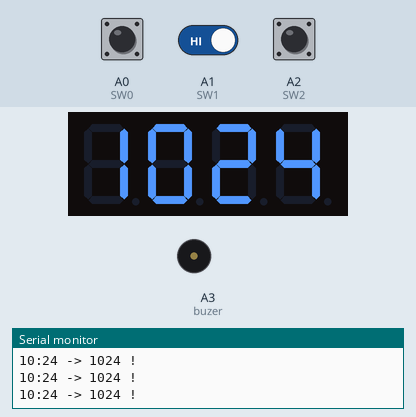
This sketch was run on a simulated Arduino Uno, built with avr-gcc and run on an emulated ATmega328P. Parts: 4-digit seven-segment display, buzzer (waves = sounding, pin HIGH), the last lines printed to the serial monitor. Wiring (inferred from the names in the program): DS1307 clock at I2C address 0x68; 4-digit 7-segment display, segments lit when LOW: segments pin 2, pin 3, pin 4, pin 5, pin 12, pin 7, pin 8, pin 13; digit selects pin 11, pin 10, pin 9, pin 6. The test bench sets the inputs (shaded band); at power-on: A0 (SW0) HIGH, A1 (SW1) HIGH, A2 (SW2) HIGH. The local clock reads 2024-03-15 10:24:30 at power-on unless the sketch sets it; the segment pins are drawn as the display they are named for; pins used as bus, display or sensor lines are not drawn.

Above: at 4.3 s.
4.4 s: A0 (SW0) pulled LOW for 1.55 s
At 6.4 s:
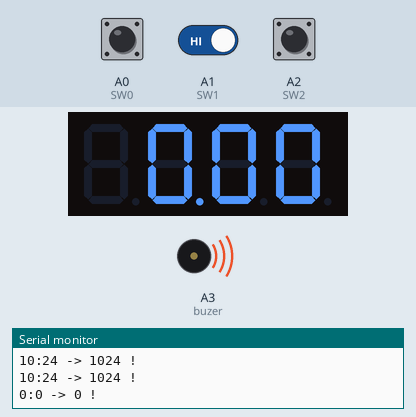
8.7 s: A0 (SW0) pulled LOW for 3.2 s
At 10.6 s:
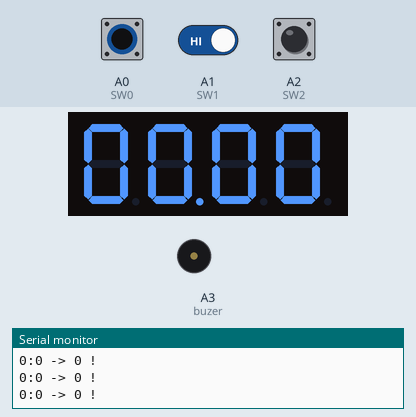
13.4 s: A0 (SW0) driven LOW and A1 (SW1) driven LOW
15.8 s: A1 (SW1) driven HIGH
17.5 s: A2 (SW2) pulled LOW for 3.2 s
At 21.6 s:
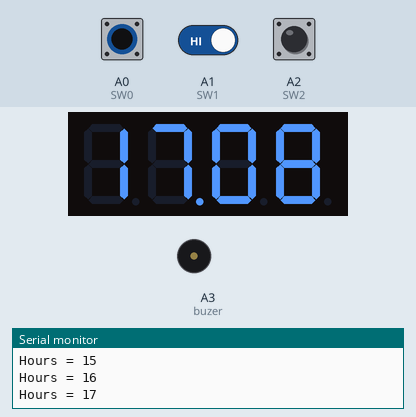
22.2 s: A0 (SW0) driven HIGH
Timing chart, 0 to 25.2 s (numbered marks = the images above; inputs shaded):
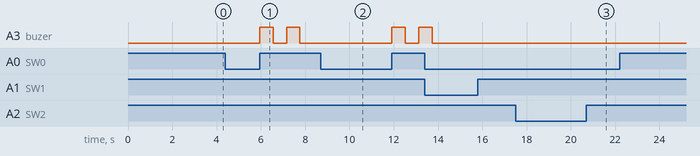

Measured:
- after the input at 4.4 s, A3 (buzer): alternates HIGH for 0.60 s and LOW for 0.60 s, starting after 1.6 s; the display: first changes after 0.44 s (image 1 shows a later state)
- after the input at 8.7 s, A3 (buzer): LOW → HIGH after 3.2 s, → LOW 0.60 s later, → HIGH 0.60 s later; the display: first differs from a run without the input after 0.92 s (image 2)
- after the input at 17.5 s, the display: first changes after 0.08 s (image 3 shows a later state)

The sketch:

hour_indicator_clock.ino
```cpp
/*
 4 digit 7 segment display: http://www.sparkfun.com/products/9483
 Datasheet: http://www.sparkfun.com/datasheets/Components/LED/7-Segment/YSD-439AR6B-35.pdf
 7 segments + 4 digits + 1 colon = 12 pins required for full control
 */
// modified connexion by niq_ro from http://nicuflorica.blogspot.com
// for my Luckylight KW4-563ASA
// dataseet: http://www.tme.eu/ro/Document/dfc2efde2e22005fd28615e298ea2655/KW4-563XSA.pdf

int digit1 = 11; //PWM Display pin 12 (digit1 is common anonds A1 from right side)
int digit2 = 10; //PWM Display pin 9 (digit2 is  common A2)
int digit3 = 9; //PWM Display pin 8 (digit3 is common anods A3)
int digit4 = 6; //PWM Display pin 6 (digit4 is common anods, from left side)

//Pin mapping from Arduino to the ATmega DIP28 if you need it
//http://www.arduino.cc/en/Hacking/PinMapping
int segA = 2; //Display pin 11
int segB = 3; //Display pin 7
int segC = 4; //Display pin 4
int segD = 5; //Display pin 2
int segE = 12; //Display pin 1
int segF = 7; //Display pin 10
int segG = 8; //Display pin 5
int segDP = 13; // Display pin 3

#include <Wire.h>
#include "RTClib.h"
RTC_DS1307 RTC;

// Date and time functions using a DS1307 RTC connected via I2C and Wire lib
// original sketck from http://learn.adafruit.com/ds1307-real-time-clock-breakout-board-kit/
// add part with SQW=1Hz from http://tronixstuff.wordpress.com/2010/10/20/tutorial-arduino-and-the-i2c-bus/
// add part with manual adjust http://www.bristolwatch.com/arduino/arduino_ds1307.htm


byte SW0 = A0;
byte SW1 = A1;
byte SW2 = A2;

// use for hexa in zecimal conversion
int zh, uh, ore;
int zm, um, miniti;

#define buzer A3  // pijn for active buzzer
int  hours, minutes, timp, seconds;


void setup() {

 //  Serial.begin(57600);
  Wire.begin();
  RTC.begin();
// RTC.adjust(DateTime(__DATE__, __TIME__));
// if you need set clock... just remove // from line above this

// part code for flashing LED
Wire.beginTransmission(0x68);
Wire.write(0x07); // move pointer to SQW address
// Wire.write(0x00); // turns the SQW pin off
 Wire.write(0x10); // sends 0x10 (hex) 00010000 (binary) to control register - turns on square wave at 1Hz
// Wire.write(0x13); // sends 0x13 (hex) 00010011 (binary) 32kHz

Wire.endTransmission();

  if (! RTC.isrunning()) {
    Serial.println("RTC is NOT running!");
    // following line sets the RTC to the date & time this sketch was compiled
    RTC.adjust(DateTime(__DATE__, __TIME__));
  }


  pinMode(segA, OUTPUT);
  pinMode(segB, OUTPUT);
  pinMode(segC, OUTPUT);
  pinMode(segD, OUTPUT);
  pinMode(segE, OUTPUT);
  pinMode(segF, OUTPUT);
  pinMode(segG, OUTPUT);
  pinMode(segDP, OUTPUT);

  pinMode(digit1, OUTPUT);
  pinMode(digit2, OUTPUT);
  pinMode(digit3, OUTPUT);
  pinMode(digit4, OUTPUT);

//  pinMode(13, OUTPUT);

 Serial.begin(9600);
 Serial.println("test for niq_ro");

 pinMode(SW0, INPUT);  // for this use a slide switch
  pinMode(SW1, INPUT);  // N.O. push button switch
  pinMode(SW2, INPUT);  // N.O. push button switch

  digitalWrite(SW0, HIGH); // pull-ups on
  digitalWrite(SW1, HIGH);
  digitalWrite(SW2, HIGH);

  pinMode(buzer, OUTPUT);  // buzzer pin as output
  digitalWrite(buzer, LOW);  // buzzer is mtted

}

void loop() {
digitalWrite(segDP, HIGH);
  DateTime now = RTC.now();
  hours = now.hour();
  minutes = now.minute();
  seconds = now.second();
  timp = hours*100 + minutes;

//   int timp = (now.minute(), DEC);
//   displayNumber(12); // this is number to diplay
//   int timp = 1234;
  Serial.print(now.hour(), DEC);
  Serial.print(":");
  Serial.print(now.minute(), DEC);
  Serial.print(" -> ");
  Serial.print(timp);
  Serial.println(" !");

// hour indicator
  if ((minutes == 0) && (seconds < 3))
  {
    digitalWrite(buzer, HIGH);  // sond on
  }

// display parts
   for(int i = 250 ; i >0  ; i--) {
     if (timp >= 1000) displayNumber01(timp);
     else displayNumber02(timp);
   }

digitalWrite(buzer, LOW);  // sounf off

   for(int i = 250 ; i >0  ; i--) {
     if (timp >= 1000) displayNumber03(timp);
     else displayNumber04(timp);
   }

  if (!(digitalRead(SW0))) set_time(); // hold the switch to set time
}


void set_time()   {
  byte minutes1 = 0;
  byte hours1 = 0;
  byte minutes = 0;
  byte hours = 0;

  while (!digitalRead(SW0))  // set time switch must be released to exit
  {
    minutes1=minutes;
    hours1=hours;


    while (!digitalRead(SW1)) // set minutes
    {
     minutes++;
   // converting hexa in zecimal:
    zh = hours / 16;
    uh = hours - 16 * zh ;
    ore = 10 * zh + uh;
    zm = minutes / 16;
    um = minutes - 16 * zm ;
    miniti = 10 * zm + um;

     for(int i = 20 ; i >0  ; i--) {
     displayNumber01(ore*100+miniti);
     }


      if ((minutes & 0x0f) > 9) minutes = minutes + 6;
      if (minutes > 0x59) minutes = 0;
      Serial.print("Minutes = ");
      if (minutes >= 9) Serial.print("0");
      Serial.println(minutes, HEX);
    delay(150);
    }

    while (!digitalRead(SW2)) // set hours
    {
     hours++;

   // converting hexa in zecimal:
    zh = hours / 16;
    uh = hours - 16 * zh ;
    ore = 10 * zh + uh;
    zm = minutes / 16;
    um = minutes - 16 * zm ;
    miniti = 10 * zm + um;

     for(int i = 20 ; i >0  ; i--) {
     displayNumber01(ore*100+miniti);
     }


      if ((hours & 0x0f) > 9) hours =  hours + 6;
      if (hours > 0x23) hours = 0;
      Serial.print("Hours = ");
      if (hours <= 9) Serial.print("0");
      Serial.println(hours, HEX);
    delay(150);
    }

    Wire.beginTransmission(0x68); // activate DS1307
    Wire.write(0); // where to begin
    Wire.write(0x00);          //seconds
    Wire.write(minutes);          //minutes
    Wire.write(0x80 | hours);    //hours (24hr time)
    Wire.write(0x06);  // Day 01-07
    Wire.write(0x01);  // Date 0-31
    Wire.write(0x05);  // month 0-12
    Wire.write(0x09);  // Year 00-99
    Wire.write(0x10); // Control 0x10 produces a 1 HZ square wave on pin 7.
    Wire.endTransmission();

    // converting hexa in zecimal:
    zh = hours / 16;
    uh = hours - 16 * zh ;
    ore = 10 * zh + uh;
    zm = minutes / 16;
    um = minutes - 16 * zm ;
    miniti = 10 * zm + um;

     for(int i = 20 ; i >0  ; i--) {
     displayNumber01(ore*100+miniti);
     }
 //  delay(150);

  }

}


void displayNumber01(int toDisplay) {
#define DISPLAY_BRIGHTNESS  500

#define DIGIT_ON  HIGH
#define DIGIT_OFF  LOW

  for(int digit = 4 ; digit > 0 ; digit--) {

    //Turn on a digit for a short amount of time
    switch(digit) {
    case 1:
     digitalWrite(digit1, DIGIT_ON);
     digitalWrite(segDP, HIGH);
      break;
   case 2:
      digitalWrite(digit2, DIGIT_ON);
      digitalWrite(segDP, LOW);
      break;
    case 3:
      digitalWrite(digit3, DIGIT_ON);
      digitalWrite(segDP, HIGH);
      break;
    case 4:
      digitalWrite(digit4, DIGIT_ON);
      digitalWrite(segDP, HIGH);
      break;
    }
    lightNumber(toDisplay % 10);
    toDisplay /= 10;
    delayMicroseconds(DISPLAY_BRIGHTNESS);

     //Turn off all segments
    lightNumber(10);

    //Turn off all digits
    digitalWrite(digit1, DIGIT_OFF);
    digitalWrite(digit2, DIGIT_OFF);
    digitalWrite(digit3, DIGIT_OFF);
    digitalWrite(digit4, DIGIT_OFF);
}
}

void displayNumber02(int toDisplay) {
#define DISPLAY_BRIGHTNESS  500

#define DIGIT_ON  HIGH
#define DIGIT_OFF  LOW

  for(int digit = 4 ; digit > 0 ; digit--) {

    //Turn on a digit for a short amount of time
    switch(digit) {
    case 1:
     lightNumber(10);
     digitalWrite(segDP, HIGH);
     break;
   case 2:
      digitalWrite(digit2, DIGIT_ON);
      digitalWrite(segDP, LOW);
      break;
    case 3:
      digitalWrite(digit3, DIGIT_ON);
      digitalWrite(segDP, HIGH);
      break;
    case 4:
      digitalWrite(digit4, DIGIT_ON);
      digitalWrite(segDP, HIGH);
      break;
    }
    lightNumber(toDisplay % 10);
    toDisplay /= 10;
    delayMicroseconds(DISPLAY_BRIGHTNESS);

     //Turn off all segments
    lightNumber(10);

    //Turn off all digits
    digitalWrite(digit1, DIGIT_OFF);
    digitalWrite(digit2, DIGIT_OFF);
    digitalWrite(digit3, DIGIT_OFF);
    digitalWrite(digit4, DIGIT_OFF);
}
}

void displayNumber03(int toDisplay) {
#define DISPLAY_BRIGHTNESS  500

#define DIGIT_ON  HIGH
#define DIGIT_OFF  LOW

  for(int digit = 4 ; digit > 0 ; digit--) {

    //Turn on a digit for a short amount of time
    switch(digit) {
    case 1:
     digitalWrite(digit1, DIGIT_ON);
     digitalWrite(segDP, HIGH);
      break;
   case 2:
      digitalWrite(digit2, DIGIT_ON);
      digitalWrite(segDP, HIGH);
      break;
    case 3:
      digitalWrite(digit3, DIGIT_ON);
      digitalWrite(segDP, HIGH);
      break;
    case 4:
      digitalWrite(digit4, DIGIT_ON);
      digitalWrite(segDP, HIGH);
      break;
    }
    lightNumber(toDisplay % 10);
    toDisplay /= 10;
    delayMicroseconds(DISPLAY_BRIGHTNESS);

     //Turn off all segments
    lightNumber(10);

    //Turn off all digits
    digitalWrite(digit1, DIGIT_OFF);
    digitalWrite(digit2, DIGIT_OFF);
    digitalWrite(digit3, DIGIT_OFF);
    digitalWrite(digit4, DIGIT_OFF);
}
}

void displayNumber04(int toDisplay) {
#define DISPLAY_BRIGHTNESS  500

#define DIGIT_ON  HIGH
#define DIGIT_OFF  LOW

  for(int digit = 4 ; digit > 0 ; digit--) {

    //Turn on a digit for a short amount of time
    switch(digit) {
    case 1:
     lightNumber(10);
     digitalWrite(segDP, HIGH);
     break;
   case 2:
      digitalWrite(digit2, DIGIT_ON);
      digitalWrite(segDP, HIGH);
      break;
    case 3:
      digitalWrite(digit3, DIGIT_ON);
      digitalWrite(segDP, HIGH);
      break;
    case 4:
      digitalWrite(digit4, DIGIT_ON);
      digitalWrite(segDP, HIGH);
      break;
    }
    lightNumber(toDisplay % 10);
    toDisplay /= 10;
    delayMicroseconds(DISPLAY_BRIGHTNESS);

     //Turn off all segments
    lightNumber(10);

    //Turn off all digits
    digitalWrite(digit1, DIGIT_OFF);
    digitalWrite(digit2, DIGIT_OFF);
    digitalWrite(digit3, DIGIT_OFF);
    digitalWrite(digit4, DIGIT_OFF);
}
}


//Given a number, turns on those segments
//If number == 10, then turn off number
void lightNumber(int numberToDisplay) {

#define SEGMENT_ON  LOW
#define SEGMENT_OFF HIGH

  switch (numberToDisplay){

  case 0:
    digitalWrite(segA, SEGMENT_ON);
    digitalWrite(segB, SEGMENT_ON);
    digitalWrite(segC, SEGMENT_ON);
    digitalWrite(segD, SEGMENT_ON);
    digitalWrite(segE, SEGMENT_ON);
    digitalWrite(segF, SEGMENT_ON);
    digitalWrite(segG, SEGMENT_OFF);
    break;

  case 1:
    digitalWrite(segA, SEGMENT_OFF);
    digitalWrite(segB, SEGMENT_ON);
    digitalWrite(segC, SEGMENT_ON);
    digitalWrite(segD, SEGMENT_OFF);
    digitalWrite(segE, SEGMENT_OFF);
    digitalWrite(segF, SEGMENT_OFF);
    digitalWrite(segG, SEGMENT_OFF);
    break;

  case 2:
    digitalWrite(segA, SEGMENT_ON);
    digitalWrite(segB, SEGMENT_ON);
    digitalWrite(segC, SEGMENT_OFF);
    digitalWrite(segD, SEGMENT_ON);
    digitalWrite(segE, SEGMENT_ON);
    digitalWrite(segF, SEGMENT_OFF);
    digitalWrite(segG, SEGMENT_ON);
    break;

  case 3:
    digitalWrite(segA, SEGMENT_ON);
    digitalWrite(segB, SEGMENT_ON);
    digitalWrite(segC, SEGMENT_ON);
    digitalWrite(segD, SEGMENT_ON);
    digitalWrite(segE, SEGMENT_OFF);
    digitalWrite(segF, SEGMENT_OFF);
    digitalWrite(segG, SEGMENT_ON);
    break;

  case 4:
    digitalWrite(segA, SEGMENT_OFF);
    digitalWrite(segB, SEGMENT_ON);
    digitalWrite(segC, SEGMENT_ON);
    digitalWrite(segD, SEGMENT_OFF);
    digitalWrite(segE, SEGMENT_OFF);
    digitalWrite(segF, SEGMENT_ON);
    digitalWrite(segG, SEGMENT_ON);
    break;

  case 5:
    digitalWrite(segA, SEGMENT_ON);
    digitalWrite(segB, SEGMENT_OFF);
    digitalWrite(segC, SEGMENT_ON);
    digitalWrite(segD, SEGMENT_ON);
    digitalWrite(segE, SEGMENT_OFF);
    digitalWrite(segF, SEGMENT_ON);
    digitalWrite(segG, SEGMENT_ON);
    break;

  case 6:
    digitalWrite(segA, SEGMENT_ON);
    digitalWrite(segB, SEGMENT_OFF);
    digitalWrite(segC, SEGMENT_ON);
    digitalWrite(segD, SEGMENT_ON);
    digitalWrite(segE, SEGMENT_ON);
    digitalWrite(segF, SEGMENT_ON);
    digitalWrite(segG, SEGMENT_ON);
    break;

  case 7:
    digitalWrite(segA, SEGMENT_ON);
    digitalWrite(segB, SEGMENT_ON);
    digitalWrite(segC, SEGMENT_ON);
    digitalWrite(segD, SEGMENT_OFF);
    digitalWrite(segE, SEGMENT_OFF);
    digitalWrite(segF, SEGMENT_OFF);
    digitalWrite(segG, SEGMENT_OFF);
    break;

  case 8:
    digitalWrite(segA, SEGMENT_ON);
    digitalWrite(segB, SEGMENT_ON);
    digitalWrite(segC, SEGMENT_ON);
    digitalWrite(segD, SEGMENT_ON);
    digitalWrite(segE, SEGMENT_ON);
    digitalWrite(segF, SEGMENT_ON);
    digitalWrite(segG, SEGMENT_ON);
    break;

  case 9:
    digitalWrite(segA, SEGMENT_ON);
    digitalWrite(segB, SEGMENT_ON);
    digitalWrite(segC, SEGMENT_ON);
    digitalWrite(segD, SEGMENT_ON);
    digitalWrite(segE, SEGMENT_OFF);
    digitalWrite(segF, SEGMENT_ON);
    digitalWrite(segG, SEGMENT_ON);
    break;

  // all segment are ON
  case 10:
    digitalWrite(segA, SEGMENT_OFF);
    digitalWrite(segB, SEGMENT_OFF);
    digitalWrite(segC, SEGMENT_OFF);
    digitalWrite(segD, SEGMENT_OFF);
    digitalWrite(segE, SEGMENT_OFF);
    digitalWrite(segF, SEGMENT_OFF);
    digitalWrite(segG, SEGMENT_OFF);
    break;

  }
}
```
